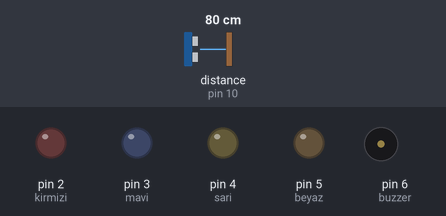
The sketch below on a simulated Arduino Uno, built with avr-gcc and run on an emulated ATmega328P. Parts: output pins drawn as LEDs (lit = HIGH), buzzer (waves = sounding, pin HIGH). Wiring (inferred from the names in the program): ultrasonic range finder: trigger pin 9; echo pin 10. Inputs (shaded band) come from the test bench; at power-on: distance to the obstacle (sensor on pin 10) 80 cm. The echo pulse lasts 58.3 µs per cm; pins used as bus, display or sensor lines are not drawn.

Above: at 1.2 s.
1.3 s: distance to the obstacle (sensor on pin 10) set to 57 cm
2.8 s: distance to the obstacle (sensor on pin 10) set to 49 cm
At 3.4 s:
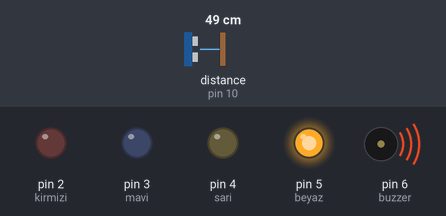
4.3 s: distance to the obstacle (sensor on pin 10) set to 45 cm
5.8 s: distance to the obstacle (sensor on pin 10) set to 39 cm
At 6.4 s:
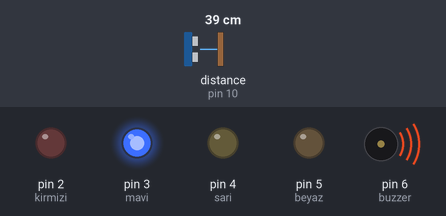
7.3 s: distance to the obstacle (sensor on pin 10) set to 34 cm
8.8 s: distance to the obstacle (sensor on pin 10) set to 27 cm
At 10.2 s:
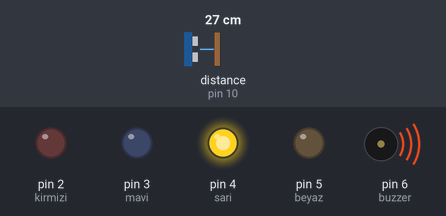
Timing chart, 0 to 11.3 s (numbered marks = the images above; inputs shaded):
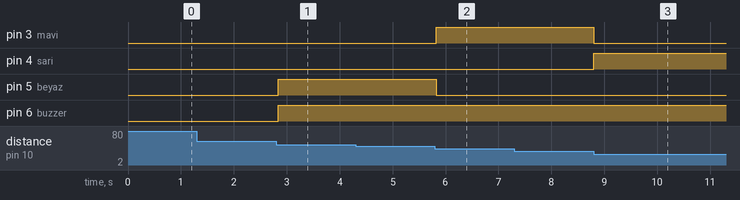

Measured:
- the behaviour switches between 52 and 51 cm on distance to the obstacle (sensor on pin 10) (found by bisection; images 0 and 1)
- the behaviour switches between 42 and 41 cm on distance to the obstacle (sensor on pin 10) (found by bisection; images 1 and 2)
- the behaviour switches between 32 and 31 cm on distance to the obstacle (sensor on pin 10) (found by bisection; images 2 and 3)
- after the input at 1.3 s, every drawn part: stays the same
- after the input at 2.8 s, pin 5 (beyaz), pin 6 (buzzer): LOW → HIGH at once
- after the input at 4.3 s, every drawn part: stays the same
- after the input at 5.8 s, pin 3 (mavi): LOW → HIGH at once; pin 5 (beyaz): HIGH → LOW at once
- after the input at 7.3 s, every drawn part: stays the same
- after the input at 8.8 s, pin 3 (mavi): HIGH → LOW at once; pin 4 (sari): LOW → HIGH at once

The sketch:

mesafe_kontroll__led_yakma.ino
```cpp
int trigPin=9;
int echoPin=10;
int kirmizi =2,mavi=3,sari=4,beyaz=5;
long sure,uzaklik;
int buzzer = 6;

void setup()
{
  pinMode(trigPin,OUTPUT);
  pinMode(echoPin,INPUT);
  pinMode(kirmizi,OUTPUT);
  pinMode(sari,OUTPUT);
  pinMode(mavi,OUTPUT);
  pinMode(beyaz,OUTPUT);
  pinMode(buzzer,OUTPUT);
  Serial.begin(9600);

}

void loop()
{
  digitalWrite(trigPin,LOW);
  delayMicroseconds(2);
  digitalWrite(trigPin,HIGH);
  delayMicroseconds(10);
  digitalWrite(trigPin,LOW);
  sure=pulseIn(echoPin,HIGH);
  uzaklik=(sure/2)/29.154;


  if(uzaklik <=10)
  {
    digitalWrite(kirmizi,HIGH);

    digitalWrite(sari,LOW);
    digitalWrite(mavi,LOW);
    digitalWrite(beyaz,LOW);
    digitalWrite(buzzer,HIGH);
    delay(10);


  }
  else if (uzaklik<=20)
    {
    digitalWrite(kirmizi,LOW);

    digitalWrite(sari,LOW);
    digitalWrite(mavi,LOW);
    digitalWrite(beyaz,LOW);
    digitalWrite(buzzer,HIGH);
    delay(15);

  }
   else if (uzaklik<=30)
    {
    digitalWrite(kirmizi,LOW);

    digitalWrite(sari,HIGH);
    digitalWrite(mavi,LOW);
    digitalWrite(beyaz,LOW);
    digitalWrite(buzzer,HIGH);
    delay(20);

  }
   else if (uzaklik<=40)
    {
    digitalWrite(kirmizi,LOW);

    digitalWrite(sari,LOW);
    digitalWrite(mavi,HIGH);
    digitalWrite(beyaz,LOW);
    digitalWrite(buzzer,HIGH);
    delay(30);

  }
  else if (uzaklik<=50)
    {
    digitalWrite(kirmizi,LOW);

    digitalWrite(sari,LOW);
    digitalWrite(mavi,LOW);
    digitalWrite(beyaz,HIGH);
    digitalWrite(buzzer,HIGH);
    delay(40);

  }

  else
  {
    digitalWrite(kirmizi,LOW);

    digitalWrite(sari,LOW);
    digitalWrite(mavi,LOW);
    digitalWrite(beyaz,LOW);
    digitalWrite(buzzer,LOW);


  }
  delay(50);

}
```
